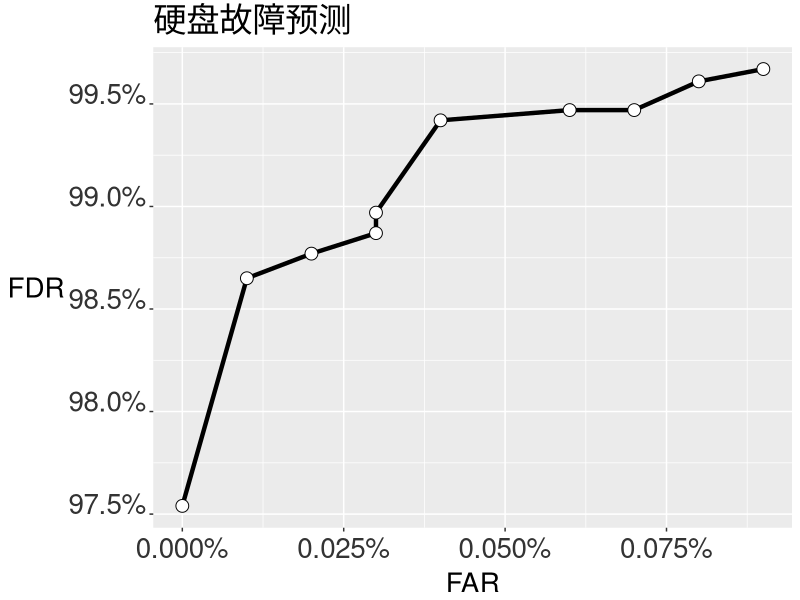

The R script that drew this image: (Note: this script raises an error after producing the figure.)
# 柳永康的实验结果作图,数据来自其毕业论文
rm(list = ls())
require(ggplot2)
library(scales)
dir_data <- 'D:/Data/Disk Number'

# disk failure prediction
x <- c(0.9967,0.9877,0.9961,0.9887,0.9947,0.9754,0.9865,0.9897,0.9942,0.9947)
y <- c(0,0.0001,0.0006,0.0007,0.0002,0.0009,0.0008,0.0003,0.0004,0.0003)
failure_predict <- data.frame(precision = x[order(x)],recall = y[order(y)])
p1 <- ggplot(failure_predict,aes(x = recall,y = precision)) + 
  geom_line(size = 1.5) +
  geom_point(size = 4, shape = 21, fill = 'white') +
  ggtitle('硬盘故障预测') + 
  scale_y_continuous(labels = percent) +scale_x_continuous(labels = percent) +
  xlab('FAR') + ylab('FDR') +
  theme(axis.text.x = element_text(colour="grey20",size=20,angle=0,hjust=.5,vjust=.5,face="plain"),
        axis.text.y = element_text(colour="grey20",size=20,angle=0,hjust=1,vjust=0,face="plain"),  
        axis.title.x = element_text(colour="black",size=20,angle=0,hjust=.5,vjust=0,face="plain"),
        axis.title.y = element_text(colour="black",size=20,angle=0,hjust=.5,vjust=.5,face="plain"),
        title = element_text(colour="black",size=20,angle=0,hjust=.5,vjust=1,face="plain"))

ggsave(file=file.path(dir_data,'disk failure prediction','硬盘故障预测.png'), 
       plot=p1, width = 12, height = 9, dpi = 100)

# time prediction
x <- c(0.8501,0.7813,0.7013,0.5670,0.4191)
y <- c(0.2751,0.1745,0.0906,0.0236,0.0159)
failure_predict <- data.frame(precision = x,recall = y)
p2 <- ggplot(failure_predict,aes(x = recall,y = precision)) + 
  geom_line(size = 1.5) +
  geom_point(size = 4, shape = 21, fill = 'white') +
  ggtitle('故障时间预测(5天)') + 
  scale_y_continuous(labels = percent) +scale_x_continuous(labels = percent) +
  xlab('FAR') + ylab('FDR') +
  theme(axis.text.x = element_text(colour="grey20",size=20,angle=0,hjust=.5,vjust=.5,face="plain"),
        axis.text.y = element_text(colour="grey20",size=20,angle=0,hjust=1,vjust=0,face="plain"),  
        axis.title.x = element_text(colour="black",size=20,angle=0,hjust=.5,vjust=0,face="plain"),
        axis.title.y = element_text(colour="black",size=20,angle=0,hjust=.5,vjust=.5,face="plain"),
        title = element_text(colour="black",size=20,angle=0,hjust=.5,vjust=1,face="plain"))


ggsave(file=file.path(dir_data,'disk failure prediction','故障时间预测(5天).png'), 
       plot=p2, width = 12, height = 9, dpi = 100)